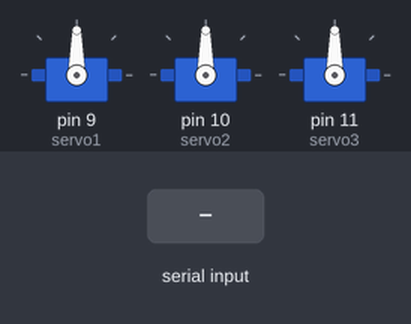
Bench run of a sketch on a simulated Arduino Uno, built with avr-gcc and run on an emulated ATmega328P. Parts: 3 × servo. Inputs (shaded band) come from the test bench.

Above: at 2.2 s.
2.3 s: byte 30 received over Serial
At 2.7 s:
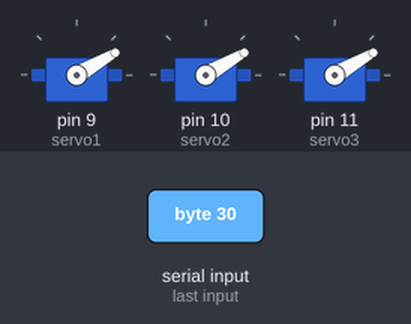
3.8 s: byte 120 received over Serial
At 5.0 s:
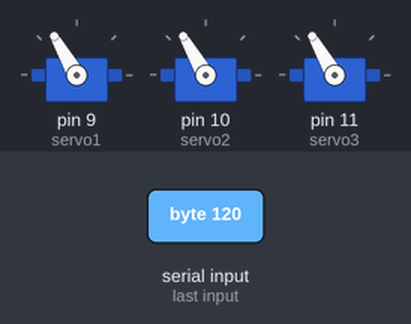
Timing chart, 0 to 6.8 s (numbered marks = the images above; inputs shaded):
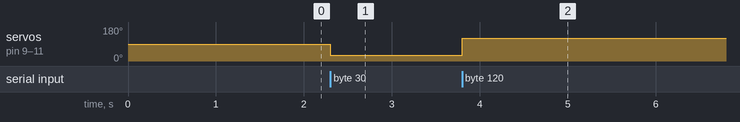

The sketch:

serial_connection.ino
```cpp
/*
SparkFun Inventor's Kit
Example sketch 08-1

SINGLE SERVO

  Sweep a servo back and forth through its full range of motion.

  A "servo", short for servomotor, is a motor that includes
  feedback circuitry that allows it to be commanded to move to
  specific positions. This one is very small, but larger servos
  are used extensively in robotics to control mechanical arms,
  hands, etc. You could use it to make a (tiny) robot arm,
  aircraft control surface, or anywhere something needs to be
  moved to specific positions.


This sketch was written by SparkFun Electronics,
with lots of help from the Arduino community.
This code is completely free for any use.
Visit http://learn.sparkfun.com/products/2 for SIK information.
Visit http://www.arduino.cc to learn about the Arduino.

Version 2.0 6/2012 MDG
*/


#include <Servo.h>  // servo library


Servo servo1;  // servo control object
Servo servo2;  // servo control object
Servo servo3;  // servo control object

int incomingByte = 0;

void setup()
{
  Serial.begin(9600);

  servo1.attach(9, 900, 2100);
  servo2.attach(10, 900, 2100);
  servo3.attach(11, 900, 2100);

  // calibration
  servo1.write(90);
  servo2.write(90);
  servo3.write(90);

  delay(1000);
}


void loop()
{

    // send data only when you receive data:
  if (Serial.available() > 0) {
          // read the incoming byte:
          incomingByte = Serial.read();
          servo1.write(incomingByte);
          servo2.write(incomingByte);
          servo3.write(incomingByte);
  }

//
//  if (random(200) < 100) {
//    servo1.write(40);
//  } else {
//    servo1.write(140);
//  }
//
//  if (random(200) < 100) {
//    servo2.write(40);
//  } else {
//    servo2.write(140);
//  }
//
//  if (random(200) < 100) {
//    servo3.write(40);
//  } else {
//    servo3.write(140);
//  }
//
//  delay(200);
}
```

Measured:
- after the input at 2.3 s, servo on pin 9 (servo1), servo on pin 10 (servo2), servo on pin 11 (servo3): 90° → 30° at once
- after the input at 3.8 s, servo on pin 9 (servo1), servo on pin 10 (servo2), servo on pin 11 (servo3): 30° → 120° at once
